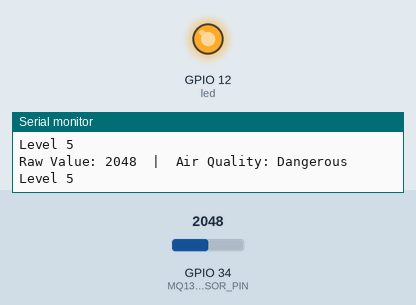
Bench run of a sketch on a simulated ESP32. Parts: output pins drawn as LEDs (lit = HIGH), the last lines printed to the serial monitor. The test bench sets the inputs (shaded band); at power-on: GPIO 34 (MQ135_SENSOR_PIN) = 2048.

Above: at 1.3 s.
1.4 s: GPIO 34 (MQ135_SENSOR_PIN) set to 111
3.5 s: GPIO 34 (MQ135_SENSOR_PIN) set to 94
At 3.8 s:
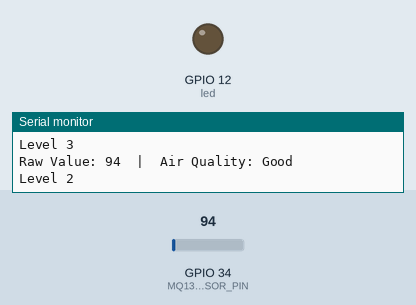
5.0 s: GPIO 34 (MQ135_SENSOR_PIN) set to 240
At 6.1 s:
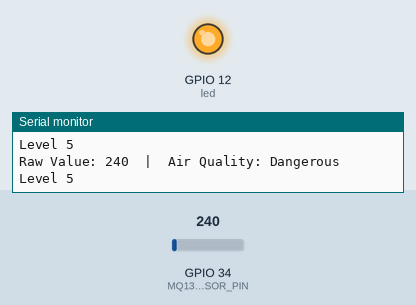
6.5 s: GPIO 34 (MQ135_SENSOR_PIN) set to 60
At 7.4 s:
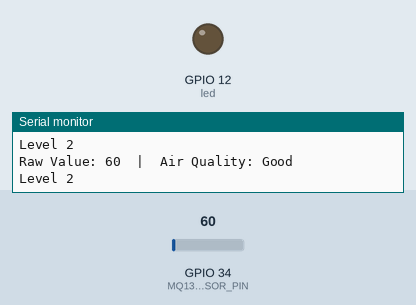
Timing chart, 0 to 9.0 s (numbered marks = the images above; inputs shaded):
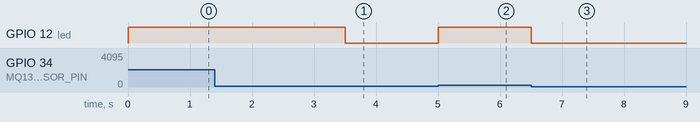

Measured:
- the behaviour switches between 100 and 99 on GPIO 34 (MQ135_SENSOR_PIN) (found by bisection; images 0 and 1)
- after the input at 3.5 s, GPIO 12 (led): HIGH → LOW at once
- after the input at 5.0 s, GPIO 12 (led): LOW → HIGH at once
- after the input at 6.5 s, GPIO 12 (led): HIGH → LOW at once

The sketch:

asthma.ino
```cpp
const int MQ135_SENSOR_PIN = 34;
int led = 12;
int sensitivity = 200;

void setup() {
  Serial.begin(9600);
  pinMode(led, OUTPUT);
}

void loop() {
  int sensor_value = analogRead(MQ135_SENSOR_PIN);
  int air_quality = sensor_value * sensitivity / 4095; // ESP32 ADC is 12-bit (0–4095)

  String air_quality_label = air_quality_data(sensor_value);

  Serial.print("Raw Value: ");
  Serial.print(sensor_value);
  Serial.print("  |  Air Quality: ");
  Serial.println(air_quality_label);

  if (sensor_value < 50) {
    Serial.println("Level 1");
    digitalWrite(led, LOW);
  }
  else if (sensor_value < 100 ) {
    Serial.println("Level 2");
    digitalWrite(led, LOW);
  }
  else if (sensor_value < 150) {
    Serial.println("Level 3");
  }
  else if (sensor_value < 200) {
    Serial.println("Level 4");
    digitalWrite(led, HIGH);
  }
  else {
    Serial.println("Level 5");
    digitalWrite(led, HIGH);
  }
  delay(500);
}

String air_quality_data(int sensor_value) {
  if (sensor_value < 50) {
    return "Excellent";
  } else if (sensor_value < 100) {
    return "Good";
  } else if (sensor_value < 150) {
    return "Moderate";
  } else if (sensor_value < 200) {
    return "Poor";
  } else {
    return "Dangerous";
  }
}
```
